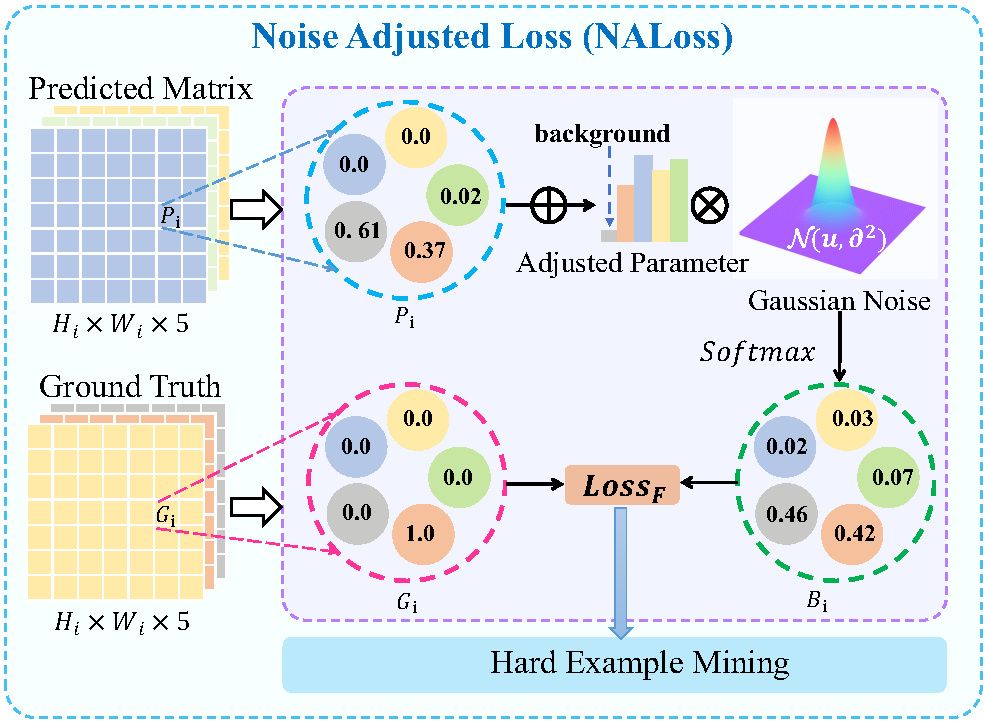
#> input picture 王贝宁/HACDR-Net-main/image/NALoss.png, 985 x 722 px, found by its file name; its folder holds 4 pictures in this run
$ python pre_Process.py
#> lines starting #> are read from the running program, lines starting #| are printed output that depends on the picture
import os
from PIL import Image, ImageEnhance
import random
import numpy as np
from scipy.ndimage import gaussian_filter
from scipy.ndimage import median_filter

# 再次修改相关参数
SPARSITY = 0.1    # 稀疏噪声参数
MAX_ANGLE = 60    # 最大旋转角度
RANDOM_PROBABILITY = 0.5    # 随机数据强化操作概率
SIGMA = 3    # 扩大布针参数（扩大标准差）
RADIUS = 8    # 扩大布针参数（扩大半径）

def random_brightness_batch(images, low=0.5, high=1.5):
    enhanced_images = []
    x = random.uniform(low, high)
    for img in images:
        enhanced_img = ImageEnhance.Brightness(img).enhance(x)
        enhanced_images.append(enhanced_img)
    return enhanced_images

def random_contrast_batch(images, low=0.5, high=1.5):
    enhanced_images = []
    x = random.uniform(low, high)
    for img in images:
        enhanced_img = ImageEnhance.Contrast(img).enhance(x)
        enhanced_images.append(enhanced_img)
    return enhanced_images

def random_color_batch(images, low=0.5, high=1.5):
    enhanced_images = []
    x = random.uniform(low, high)
    for img in images:
        enhanced_img = ImageEnhance.Color(img).enhance(x)
        enhanced_images.append(enhanced_img)
    return enhanced_images

def random_sharpness_batch(images, low=0.5, high=1.5):
    enhanced_images = []
    x = random.uniform(low, high)
    for img in images:
        enhanced_img = ImageEnhance.Sharpness(img).enhance(x)
        enhanced_images.append(enhanced_img)
    return enhanced_images

def random_rotate_batch(images, low=-MAX_ANGLE, high=MAX_ANGLE):
    enhanced_images = []

    # 生成随机旋转角度
    angle = random.randint(low, high)

    for img in images:
        # 获取原图尺寸
        original_size = img.size

        # 获取左上角像素的值
        top_left_pixel = img.getpixel((0, 0))

        # 获取图片种类
        mode = img.mode

        # 旋转图片，expand=True 使图片大小适应旋转后可能的最大尺寸
        rotated_img = img.rotate(angle, expand=True, fillcolor=top_left_pixel)

        # 创建一个与原图大小相同的黑色背景图片
        background = Image.new(mode=mode, size=original_size, color=top_left_pixel)

        # 将旋转后的图片粘贴到黑色背景图片的中心
        offset = ((original_size[0] - rotated_img.size[0]) // 2, (original_size[1] - rotated_img.size[1]) // 2)
        background.paste(rotated_img, offset)

        enhanced_images.append(background)

    return enhanced_images

# def random_noise_batch(images, low=0, high=10, sparsity=SPARSITY):
#     enhanced_images = []
#     img = np.asarray(images[0])
#
#     sigma = np.random.uniform(low, high)
#     noise = np.random.randn(img.shape[0], img.shape[1]) * sigma
#     # noise_RGB = np.random.randn(img.shape[0], img.shape[1], 3) * sigma
#
#     # 生成稀疏掩码
#     mask = np.random.choice([0, 1], size=img.shape, p=[1 - sparsity, sparsity])
#     # mask_RGB = np.stack([mask] * 3, axis=-1)
#
#     # 应用掩码到噪声，使得只有部分像素添加噪声
#     sparse_noise = noise * mask
#     sparse_noise_RGB = np.stack([sparse_noise] * 3, axis=-1)
#     # sparse_noise_RGB = noise_RGB * mask_RGB
#
#     for img in images:
#         # 获取图片种类
#         mode = img.mode
#
#         img = np.asarray(img)
#
#         if mode == "L":
#             img = img + np.round(sparse_noise).astype('uint8')
#         else:
#             img = img + np.round(sparse_noise_RGB).astype('uint8')
#
#         img[img > 255], img[img < 0] = 255, 0
#         img = Image.fromarray(img)
#         enhanced_images.append(img)
#
#     return enhanced_images

def random_noise_batch(images, low=0, high=10, sparsity=0.1):
    enhanced_images = []
    # 假设所有图像都是RGB格式，直接处理
    for img in images:
        img = np.asarray(img)
        # 确保图像是RGB格式
        if len(img.shape) != 3 or img.shape[2] != 3:
            raise ValueError("Image is not in RGB format")

        # 生成随机噪声
        sigma = np.random.uniform(low, high)
        noise = np.random.randn(img.shape[0], img.shape[1]) * sigma

        # 生成稀疏掩码
        mask = np.random.choice([0, 1], size=img.shape[:2], p=[1 - sparsity, sparsity])

        # 将掩码扩展到RGB三个通道
        mask_rgb = np.stack([mask] * 3, axis=-1)

        # 应用掩码到噪声
        sparse_noise_rgb = noise[:, :, np.newaxis] * mask_rgb

        # 添加噪声到图像
        img = img + np.round(sparse_noise_rgb).astype('uint8')

        # 限制像素值在0-255范围内
        img = np.clip(img, 0, 255)

        # 转换回PIL图像
        img = Image.fromarray(img)
        enhanced_images.append(img)

    return enhanced_images

def image_augment(images, prob=RANDOM_PROBABILITY):
    post_images = images

    opts = [random_rotate_batch, random_brightness_batch, random_contrast_batch, random_color_batch, random_sharpness_batch, random_noise_batch]
    # random.shuffle(opts)
    for opt in opts:
        post_images = opt(post_images) if random.random() < prob else post_images
    return post_images

def pre_process(image_ways, save_path = ""):
#> called with save_path = ''
    images = []

    # 打开图片
    for image_way in image_ways:
        try:
            images.append(Image.open(image_way))
        except FileNotFoundError:
            print(f"{image_way}:Image not found")
            return
    if save_path != "":
        # 获取当前脚本所在目录
        script_directory = os.path.dirname(__file__)

        # 定义要保存的文件夹
        save_directory = os.path.join(script_directory, "processed_images")

        # 如果文件夹不存在，创建它
        if not os.path.exists(save_directory):
            os.makedirs(save_directory)

    # 预处理
    post_images = image_augment(images)     # 只选其中某几个随机操作执行
#> in image_augment, `post_images = images`: post_images = 1 item
#> post_images = 1 item

    # 保存处理后的图片为 PNG 格式
    if save_path != "":
        i = 1
        for image in images:
            image.save(f"{save_path}-{i}.png")
            i += 1

    # 关闭图片
    for image in images:
        image.close()
#> this loop made 1 pass

    return post_images

def image_cut(images, save_paths, crop_area=(165, 165, 350, 350)):
    # 检查输入列表是否为空
    if not images:
        print("No images to process.")
        return
    if not save_paths:
        print("No save paths provided.")
        return
    # if len(images) != len(save_paths):
    #     print("Number of images and save paths do not match.")
    #     return

    for image in images:
        try:
            # 裁切图片(先不裁切)
            #cropped_image = image.crop(crop_area)
            cropped_image = image

            # 保存处理后的图片
            cropped_image.save(save_paths[0])

            # 关闭图片
            image.close()
        except Exception as e:
            print(f"Error processing image {image.filename}: {e}")

def gaussian(x, mu, sigma):
    return 1 / (np.exp((x - mu)**2 / (2 * sigma**2)))

# def preprocess_white_point(image_way, file_name="processed_image.png", sigma = 4, radius = 9, middle_pixel_value = 127):
#     # 打开图片
#     try:
#         image = Image.open(image_way)
#     except FileNotFoundError:
#         print(f"{image_way}:Image not found")
#         return
#
#     # 获取当前脚本所在目录
#     script_directory = os.path.dirname(__file__)
#
#     # 定义要保存的文件夹
#     save_directory = os.path.join(script_directory, "expanded_images")
#
#     # 如果文件夹不存在，创建它
#     if not os.path.exists(save_directory):
#         os.makedirs(save_directory)
#
#     # 构建保存路径
#     save_path = os.path.join(save_directory, file_name)
#
#     # 将图片转换为灰度
#     gray_image = image.convert("L")
#
#     # 复制一份图片
#     expanded_image = gray_image.copy()
#
#     # 获取图片的宽度和高度
#     width, height = gray_image.size
#     print(width, height)
#
#     # 遍历所有像素
#     for center_y in range(height):
#         for center_x in range(width):
#             # 获取像素值
#             pixel_value = gray_image.getpixel((center_x, center_y))
#
#             # 扩大白色区域
#             if pixel_value >= 250:
#                 for y in range(center_y - radius, center_y + radius + 1):
#                     for x in range(center_x - radius, center_x + radius + 1):
#                         if gray_image.getpixel((x, y)) == middle_pixel_value:
#                             r = np.sqrt((x - center_x) ** 2 + (y - center_y) ** 2)
#                             if r <= radius:
#                                 new_value = (pixel_value - middle_pixel_value) * gaussian(r, 0, sigma) + middle_pixel_value
#                                 expanded_image.putpixel((x, y), int(new_value))
#
#     # 保存处理后的图片为 PNG 格式
#     expanded_image.save(save_path)
#
#     # 关闭图片
#     gray_image.close()
#
#     return expanded_image

if __name__ == "__main__":
    # sigma = SIGMA
    # radius = RADIUS

    #"C:\Users\I750014\Documents\DR_project\DDR dataset\DDR-dataset\DDR-dataset\lesion_segmentation\train\image"
    # 指定图片文件夹路径
    input_folder = "./DDR dataset/DDR-dataset/DDR-dataset/lesion_segmentation/train/image/"
    output_folder = "./DDR dataset/DDR-dataset/DDR-dataset/lesion_segmentation/train/processed_images"

    # 如果输出文件夹不存在，则创建
    if not os.path.exists(output_folder):
        os.makedirs(output_folder)

    # 获取文件夹中所有图片文件的路径
    image_files = [f for f in os.listdir(input_folder) if f.endswith(('.png', '.jpg', '.jpeg'))]

    for image_file in image_files:
        # 构造输入和输出路径
        image_path = os.path.join(input_folder, image_file)
        save_path = os.path.join(output_folder, image_file)

        # 处理图片
        result_images = pre_process([image_path])
#> result_images = 1 item
        image_cut(result_images, save_paths=[save_path])
#> the loop in image_cut, `for image in images:` made 1 pass
#> pass 1, in image_cut, `cropped_image = image`:
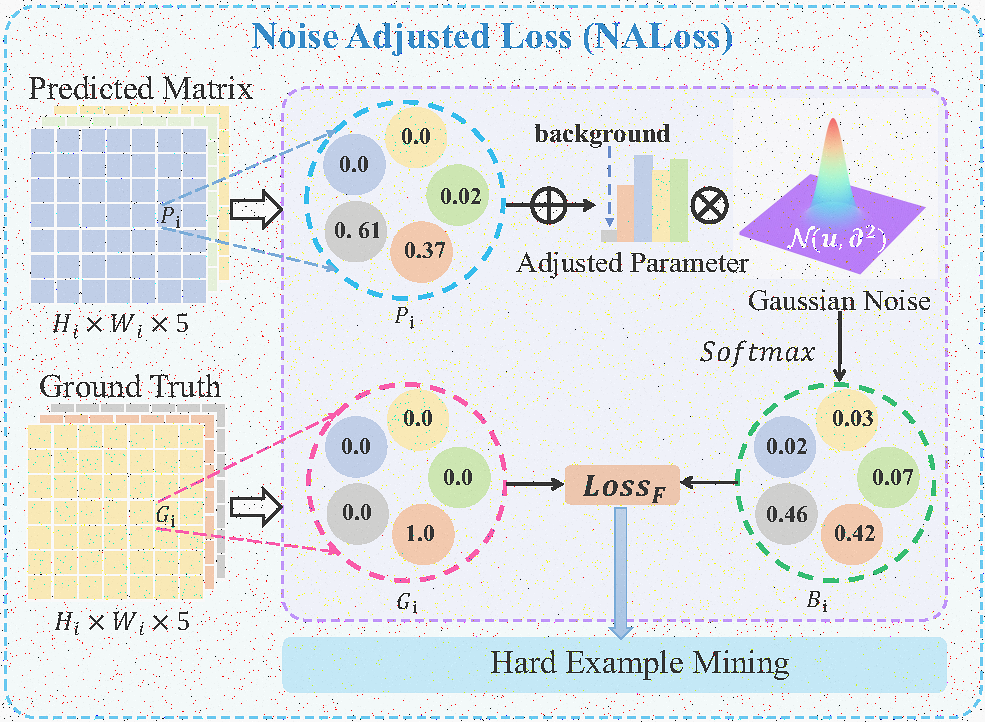
#> cropped_image: PIL image 985x722 RGB; mean R, G, B 226.1, 229.9, 232.4
#> pass 2 of the loop `for image_file in image_files:`:
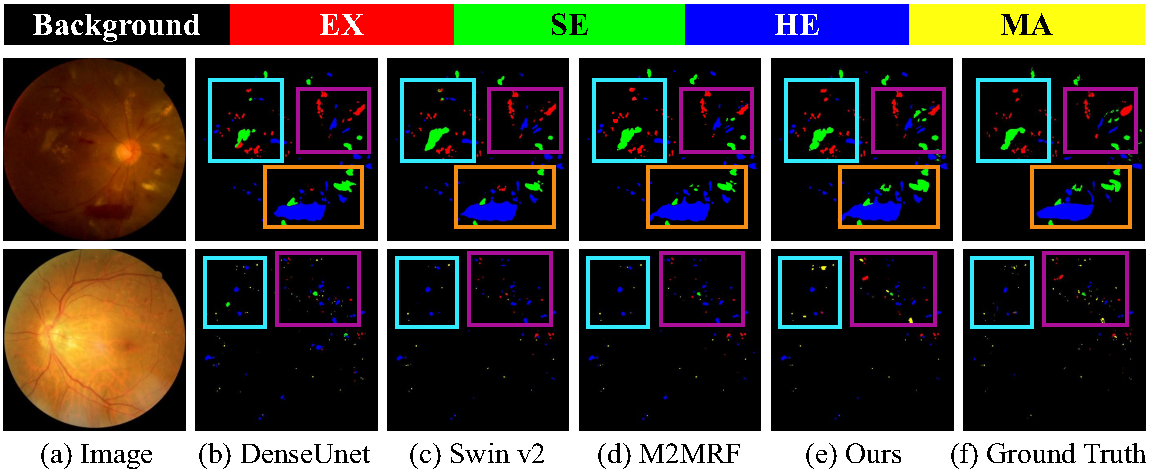
#> input picture 王贝宁/HACDR-Net-main/image/compare.png, 1151 x 471 px, found by its file name
#> the loop in pre_process (call 2), `for image in images:` made 1 pass
#> the loop in image_cut (call 2), `for image in images:` made 1 pass
#> pass 1, in image_cut (call 2), `cropped_image = image`:
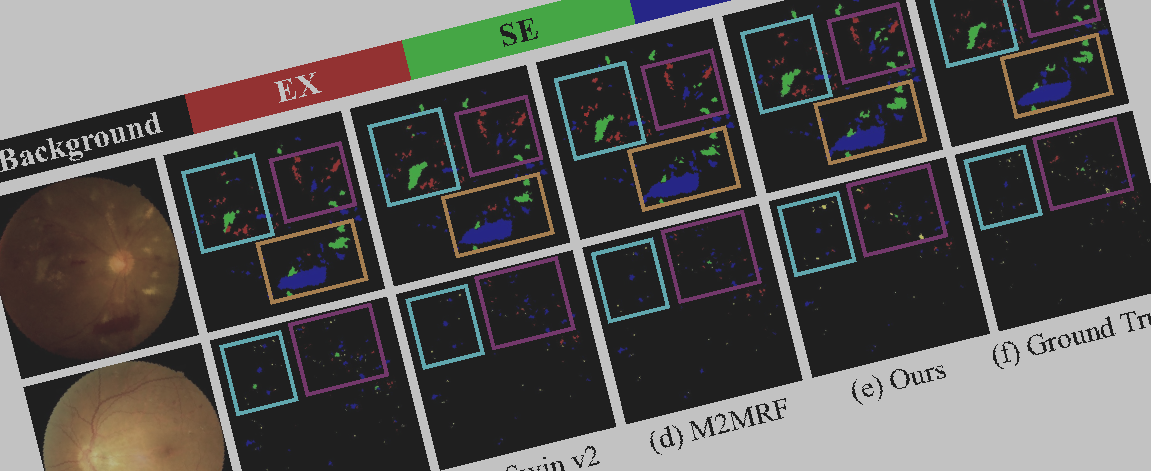
#> cropped_image: PIL image 1151x471 RGB; mean R, G, B 88.2, 86.2, 84.7
#> pass 3 of the loop `for image_file in image_files:`:
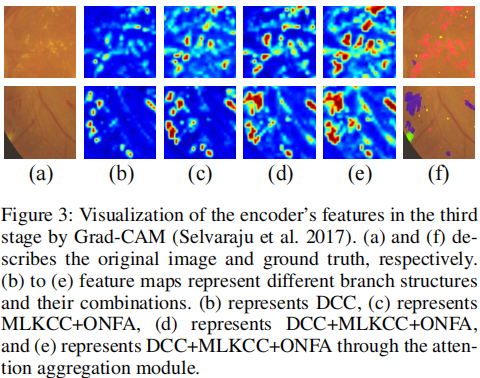
#> input picture 王贝宁/HACDR-Net-main/image/img.png, 480 x 378 px, found by its file name
#> the loop in pre_process (call 3), `for image in images:` made 1 pass
#> the loop in image_cut (call 3), `for image in images:` made 1 pass
#> pass 1, in image_cut (call 3), `cropped_image = image`:
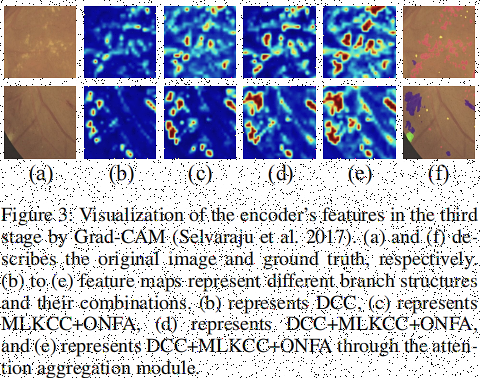
#> cropped_image: PIL image 480x378 RGB; mean R, G, B 171.4, 173.7, 190.2
#> the loop made 4 passes; the first 3 are shown
